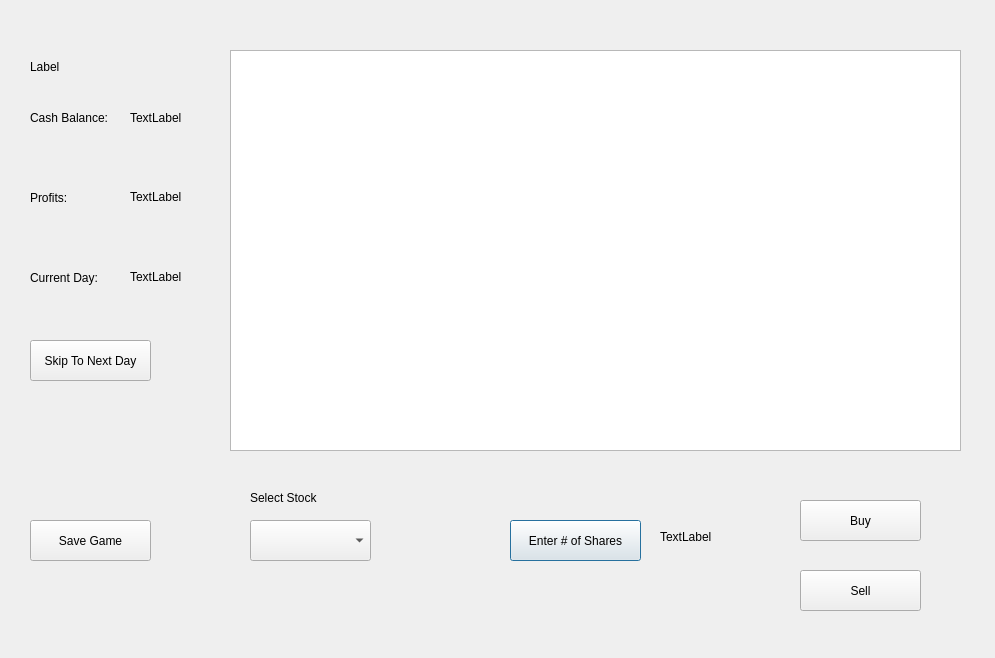
<?xml version="1.0" encoding="UTF-8"?>
<ui version="4.0">
 <class>gamerun</class>
 <widget class="QDialog" name="gamerun">
  <property name="geometry">
   <rect>
    <x>0</x>
    <y>0</y>
    <width>995</width>
    <height>658</height>
   </rect>
  </property>
  <property name="windowTitle">
   <string>Dialog</string>
  </property>
  <widget class="QTableWidget" name="stocksTable">
   <property name="geometry">
    <rect>
     <x>230</x>
     <y>50</y>
     <width>731</width>
     <height>401</height>
    </rect>
   </property>
  </widget>
  <widget class="QPushButton" name="buySellBtn">
   <property name="geometry">
    <rect>
     <x>510</x>
     <y>520</y>
     <width>131</width>
     <height>41</height>
    </rect>
   </property>
   <property name="text">
    <string>Enter # of Shares</string>
   </property>
  </widget>
  <widget class="QPushButton" name="buySubmitBtn">
   <property name="geometry">
    <rect>
     <x>800</x>
     <y>500</y>
     <width>121</width>
     <height>41</height>
    </rect>
   </property>
   <property name="text">
    <string>Buy</string>
   </property>
  </widget>
  <widget class="QPushButton" name="sellSubmitBtn">
   <property name="geometry">
    <rect>
     <x>800</x>
     <y>570</y>
     <width>121</width>
     <height>41</height>
    </rect>
   </property>
   <property name="text">
    <string>Sell</string>
   </property>
  </widget>
  <widget class="QLabel" name="buySellLbl">
   <property name="geometry">
    <rect>
     <x>660</x>
     <y>530</y>
     <width>59</width>
     <height>14</height>
    </rect>
   </property>
   <property name="text">
    <string>TextLabel</string>
   </property>
  </widget>
  <widget class="QComboBox" name="stockDropdown">
   <property name="geometry">
    <rect>
     <x>250</x>
     <y>520</y>
     <width>121</width>
     <height>41</height>
    </rect>
   </property>
  </widget>
  <widget class="QLabel" name="label">
   <property name="geometry">
    <rect>
     <x>250</x>
     <y>490</y>
     <width>91</width>
     <height>16</height>
    </rect>
   </property>
   <property name="text">
    <string>Select Stock</string>
   </property>
  </widget>
  <widget class="QLabel" name="usernameLbl">
   <property name="geometry">
    <rect>
     <x>30</x>
     <y>60</y>
     <width>59</width>
     <height>14</height>
    </rect>
   </property>
   <property name="text">
    <string>Label</string>
   </property>
  </widget>
  <widget class="QLabel" name="cashBalanceLbl">
   <property name="geometry">
    <rect>
     <x>130</x>
     <y>110</y>
     <width>91</width>
     <height>16</height>
    </rect>
   </property>
   <property name="text">
    <string>TextLabel</string>
   </property>
  </widget>
  <widget class="QLabel" name="profitsLbl">
   <property name="geometry">
    <rect>
     <x>130</x>
     <y>190</y>
     <width>59</width>
     <height>14</height>
    </rect>
   </property>
   <property name="text">
    <string>TextLabel</string>
   </property>
  </widget>
  <widget class="QPushButton" name="skipBtn">
   <property name="geometry">
    <rect>
     <x>30</x>
     <y>340</y>
     <width>121</width>
     <height>41</height>
    </rect>
   </property>
   <property name="text">
    <string>Skip To Next Day</string>
   </property>
  </widget>
  <widget class="QLabel" name="currentDayLbl">
   <property name="geometry">
    <rect>
     <x>130</x>
     <y>270</y>
     <width>59</width>
     <height>14</height>
    </rect>
   </property>
   <property name="text">
    <string>TextLabel</string>
   </property>
  </widget>
  <widget class="QLabel" name="label_2">
   <property name="geometry">
    <rect>
     <x>30</x>
     <y>110</y>
     <width>111</width>
     <height>16</height>
    </rect>
   </property>
   <property name="text">
    <string>Cash Balance:</string>
   </property>
  </widget>
  <widget class="QLabel" name="label_3">
   <property name="geometry">
    <rect>
     <x>30</x>
     <y>190</y>
     <width>91</width>
     <height>16</height>
    </rect>
   </property>
   <property name="text">
    <string>Profits:</string>
   </property>
  </widget>
  <widget class="QLabel" name="label_4">
   <property name="geometry">
    <rect>
     <x>30</x>
     <y>270</y>
     <width>101</width>
     <height>16</height>
    </rect>
   </property>
   <property name="text">
    <string>Current Day:</string>
   </property>
  </widget>
  <widget class="QPushButton" name="saveGameBtn">
   <property name="geometry">
    <rect>
     <x>30</x>
     <y>520</y>
     <width>121</width>
     <height>41</height>
    </rect>
   </property>
   <property name="text">
    <string>Save Game</string>
   </property>
  </widget>
 </widget>
 <resources/>
 <connections/>
</ui>
